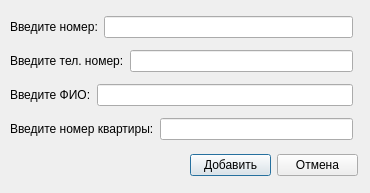
<?xml version="1.0" encoding="UTF-8"?>
<ui version="4.0">
 <class>AddWindow</class>
 <widget class="QDialog" name="AddWindow">
  <property name="geometry">
   <rect>
    <x>0</x>
    <y>0</y>
    <width>370</width>
    <height>193</height>
   </rect>
  </property>
  <property name="windowTitle">
   <string>Добавить</string>
  </property>
  <widget class="QWidget" name="">
   <property name="geometry">
    <rect>
     <x>190</x>
     <y>150</y>
     <width>168</width>
     <height>30</height>
    </rect>
   </property>
   <layout class="QHBoxLayout" name="horizontalLayout_5">
    <item>
     <widget class="QPushButton" name="addBtn">
      <property name="text">
       <string>Добавить</string>
      </property>
     </widget>
    </item>
    <item>
     <widget class="QPushButton" name="cancelBtn">
      <property name="text">
       <string>Отмена</string>
      </property>
     </widget>
    </item>
   </layout>
  </widget>
  <widget class="QWidget" name="">
   <property name="geometry">
    <rect>
     <x>10</x>
     <y>10</y>
     <width>343</width>
     <height>136</height>
    </rect>
   </property>
   <layout class="QVBoxLayout" name="verticalLayout">
    <item>
     <layout class="QHBoxLayout" name="horizontalLayout">
      <item>
       <widget class="QLabel" name="label">
        <property name="text">
         <string>Введите номер:</string>
        </property>
       </widget>
      </item>
      <item>
       <widget class="QLineEdit" name="number"/>
      </item>
     </layout>
    </item>
    <item>
     <layout class="QHBoxLayout" name="horizontalLayout_2">
      <item>
       <widget class="QLabel" name="label_2">
        <property name="text">
         <string>Введите тел. номер:</string>
        </property>
       </widget>
      </item>
      <item>
       <widget class="QLineEdit" name="phone"/>
      </item>
     </layout>
    </item>
    <item>
     <layout class="QHBoxLayout" name="horizontalLayout_3">
      <item>
       <widget class="QLabel" name="label_3">
        <property name="text">
         <string>Введите ФИО:</string>
        </property>
       </widget>
      </item>
      <item>
       <widget class="QLineEdit" name="name"/>
      </item>
     </layout>
    </item>
    <item>
     <layout class="QHBoxLayout" name="horizontalLayout_4">
      <item>
       <widget class="QLabel" name="label_4">
        <property name="text">
         <string>Введите номер квартиры:</string>
        </property>
       </widget>
      </item>
      <item>
       <widget class="QLineEdit" name="flat"/>
      </item>
     </layout>
    </item>
   </layout>
  </widget>
 </widget>
 <resources/>
 <connections/>
</ui>
